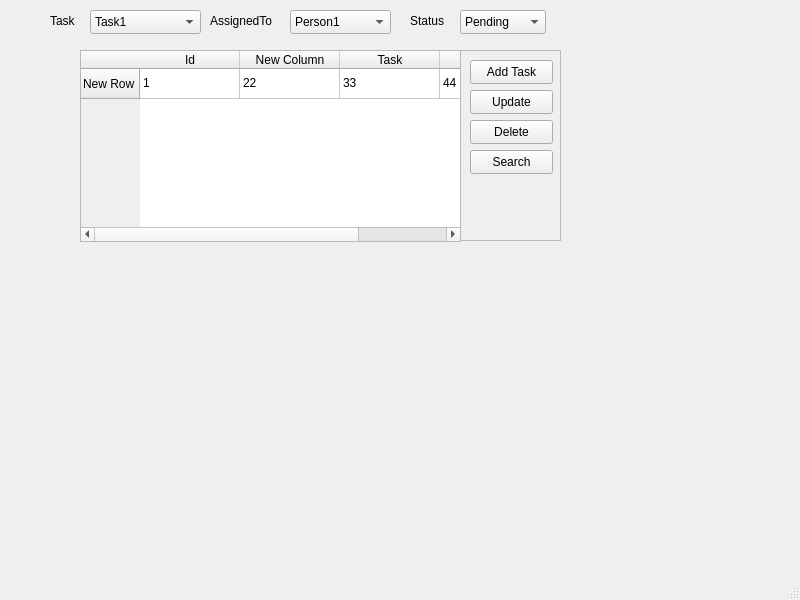
<?xml version="1.0" encoding="UTF-8"?>
<ui version="4.0">
 <class>TaskManagement</class>
 <widget class="QMainWindow" name="TaskManagement">
  <property name="geometry">
   <rect>
    <x>0</x>
    <y>0</y>
    <width>800</width>
    <height>600</height>
   </rect>
  </property>
  <property name="windowTitle">
   <string>Tash Management</string>
  </property>
  <widget class="QWidget" name="centralwidget">
   <widget class="QComboBox" name="taskComboBox">
    <property name="geometry">
     <rect>
      <x>90</x>
      <y>10</y>
      <width>111</width>
      <height>24</height>
     </rect>
    </property>
    <item>
     <property name="text">
      <string>Task1</string>
     </property>
    </item>
    <item>
     <property name="text">
      <string>Task2</string>
     </property>
    </item>
    <item>
     <property name="text">
      <string>Task3</string>
     </property>
    </item>
   </widget>
   <widget class="QLabel" name="taskLabel">
    <property name="geometry">
     <rect>
      <x>50</x>
      <y>10</y>
      <width>51</width>
      <height>21</height>
     </rect>
    </property>
    <property name="text">
     <string>Task</string>
    </property>
   </widget>
   <widget class="QLabel" name="assignLabel">
    <property name="geometry">
     <rect>
      <x>210</x>
      <y>10</y>
      <width>81</width>
      <height>21</height>
     </rect>
    </property>
    <property name="text">
     <string>AssignedTo</string>
    </property>
   </widget>
   <widget class="QComboBox" name="assignComboBox">
    <property name="geometry">
     <rect>
      <x>290</x>
      <y>10</y>
      <width>101</width>
      <height>24</height>
     </rect>
    </property>
    <item>
     <property name="text">
      <string>Person1</string>
     </property>
    </item>
    <item>
     <property name="text">
      <string>Person2</string>
     </property>
    </item>
    <item>
     <property name="text">
      <string>Person3</string>
     </property>
    </item>
   </widget>
   <widget class="QLabel" name="statusLabel">
    <property name="geometry">
     <rect>
      <x>410</x>
      <y>10</y>
      <width>68</width>
      <height>21</height>
     </rect>
    </property>
    <property name="text">
     <string>Status</string>
    </property>
   </widget>
   <widget class="QComboBox" name="statusComboBox">
    <property name="geometry">
     <rect>
      <x>460</x>
      <y>10</y>
      <width>86</width>
      <height>24</height>
     </rect>
    </property>
    <item>
     <property name="text">
      <string>Pending</string>
     </property>
    </item>
    <item>
     <property name="text">
      <string>Completed</string>
     </property>
    </item>
   </widget>
   <widget class="QTableWidget" name="taskViewtable">
    <property name="geometry">
     <rect>
      <x>80</x>
      <y>50</y>
      <width>381</width>
      <height>192</height>
     </rect>
    </property>
    <property name="minimumSize">
     <size>
      <width>381</width>
      <height>0</height>
     </size>
    </property>
    <property name="editTriggers">
     <set>QAbstractItemView::AnyKeyPressed|QAbstractItemView::EditKeyPressed</set>
    </property>
    <property name="selectionBehavior">
     <enum>QAbstractItemView::SelectRows</enum>
    </property>
    <row>
     <property name="text">
      <string>New Row</string>
     </property>
    </row>
    <column>
     <property name="text">
      <string>Id</string>
     </property>
    </column>
    <column>
     <property name="text">
      <string>New Column</string>
     </property>
    </column>
    <column>
     <property name="text">
      <string>Task</string>
     </property>
    </column>
    <column>
     <property name="text">
      <string>Status</string>
     </property>
    </column>
    <item row="0" column="0">
     <property name="text">
      <string>1</string>
     </property>
    </item>
    <item row="0" column="1">
     <property name="text">
      <string>22</string>
     </property>
    </item>
    <item row="0" column="2">
     <property name="text">
      <string>33</string>
     </property>
    </item>
    <item row="0" column="3">
     <property name="text">
      <string>44</string>
     </property>
    </item>
   </widget>
   <widget class="QFrame" name="frame">
    <property name="geometry">
     <rect>
      <x>460</x>
      <y>50</y>
      <width>101</width>
      <height>191</height>
     </rect>
    </property>
    <property name="frameShape">
     <enum>QFrame::StyledPanel</enum>
    </property>
    <property name="frameShadow">
     <enum>QFrame::Raised</enum>
    </property>
    <widget class="QPushButton" name="addButton">
     <property name="geometry">
      <rect>
       <x>10</x>
       <y>10</y>
       <width>83</width>
       <height>24</height>
      </rect>
     </property>
     <property name="text">
      <string>Add Task</string>
     </property>
    </widget>
    <widget class="QPushButton" name="updateButton">
     <property name="geometry">
      <rect>
       <x>10</x>
       <y>40</y>
       <width>83</width>
       <height>24</height>
      </rect>
     </property>
     <property name="text">
      <string>Update</string>
     </property>
    </widget>
    <widget class="QPushButton" name="deleteButton">
     <property name="geometry">
      <rect>
       <x>10</x>
       <y>70</y>
       <width>83</width>
       <height>24</height>
      </rect>
     </property>
     <property name="text">
      <string>Delete</string>
     </property>
    </widget>
    <widget class="QPushButton" name="searchButton">
     <property name="geometry">
      <rect>
       <x>10</x>
       <y>100</y>
       <width>83</width>
       <height>24</height>
      </rect>
     </property>
     <property name="text">
      <string>Search</string>
     </property>
    </widget>
   </widget>
  </widget>
  <widget class="QMenuBar" name="menubar">
   <property name="geometry">
    <rect>
     <x>0</x>
     <y>0</y>
     <width>800</width>
     <height>21</height>
    </rect>
   </property>
  </widget>
  <widget class="QStatusBar" name="statusbar"/>
 </widget>
 <resources/>
 <connections/>
</ui>
